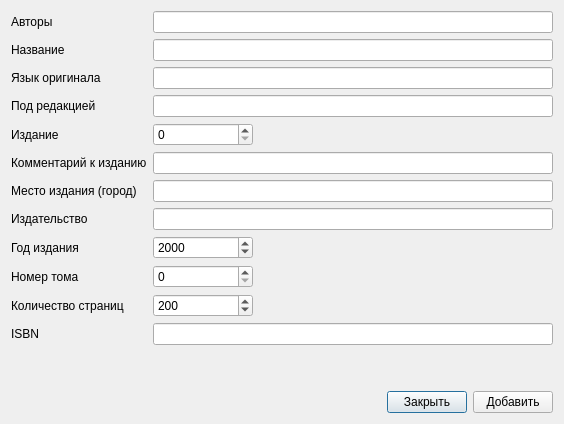
<?xml version="1.0" encoding="UTF-8"?>
<ui version="4.0">
 <class>RefBookDialog</class>
 <widget class="QDialog" name="RefBookDialog">
  <property name="geometry">
   <rect>
    <x>0</x>
    <y>0</y>
    <width>550</width>
    <height>373</height>
   </rect>
  </property>
  <property name="windowTitle">
   <string>biblref - Книга</string>
  </property>
  <layout class="QGridLayout" name="gridLayout_2">
   <property name="sizeConstraint">
    <enum>QLayout::SetFixedSize</enum>
   </property>
   <item row="0" column="0">
    <layout class="QGridLayout" name="gridLayout">
     <item row="0" column="0">
      <widget class="QLabel" name="label_3">
       <property name="text">
        <string>Авторы</string>
       </property>
      </widget>
     </item>
     <item row="0" column="1">
      <widget class="QLineEdit" name="lineEdit_authors">
       <property name="minimumSize">
        <size>
         <width>400</width>
         <height>0</height>
        </size>
       </property>
       <property name="toolTip">
        <string>Разделитель имен - точка с запятой, разделитель инициалов - пробел.
Пример: А. А. Артемов; A. Petrov</string>
       </property>
      </widget>
     </item>
     <item row="1" column="0">
      <widget class="QLabel" name="label">
       <property name="text">
        <string>Название</string>
       </property>
      </widget>
     </item>
     <item row="1" column="1">
      <widget class="QLineEdit" name="lineEdit_title">
       <property name="minimumSize">
        <size>
         <width>400</width>
         <height>0</height>
        </size>
       </property>
      </widget>
     </item>
     <item row="2" column="0">
      <widget class="QLabel" name="label_8">
       <property name="text">
        <string>Язык оригинала</string>
       </property>
      </widget>
     </item>
     <item row="2" column="1">
      <widget class="QLineEdit" name="lineEdit_language">
       <property name="minimumSize">
        <size>
         <width>400</width>
         <height>0</height>
        </size>
       </property>
       <property name="toolTip">
        <string>Пример: англ.</string>
       </property>
      </widget>
     </item>
     <item row="3" column="0">
      <widget class="QLabel" name="label_9">
       <property name="text">
        <string>Под редакцией</string>
       </property>
      </widget>
     </item>
     <item row="3" column="1">
      <widget class="QLineEdit" name="lineEdit_translators">
       <property name="minimumSize">
        <size>
         <width>400</width>
         <height>0</height>
        </size>
       </property>
       <property name="toolTip">
        <string>Разделитель имен - точка с запятой, разделитель инициалов - пробел.
Пример: С. В. Комарова; А. А. Петровой</string>
       </property>
      </widget>
     </item>
     <item row="4" column="0">
      <widget class="QLabel" name="label_11">
       <property name="text">
        <string>Издание</string>
       </property>
      </widget>
     </item>
     <item row="4" column="1">
      <layout class="QHBoxLayout" name="horizontalLayout_2">
       <item>
        <widget class="QSpinBox" name="spinBox_publication">
         <property name="minimumSize">
          <size>
           <width>100</width>
           <height>0</height>
          </size>
         </property>
         <property name="maximumSize">
          <size>
           <width>100</width>
           <height>16777215</height>
          </size>
         </property>
         <property name="toolTip">
          <string>0 - не включать информацию об издании в ссылку.</string>
         </property>
         <property name="maximum">
          <number>1000000</number>
         </property>
        </widget>
       </item>
       <item>
        <spacer name="horizontalSpacer_2">
         <property name="orientation">
          <enum>Qt::Horizontal</enum>
         </property>
         <property name="sizeHint" stdset="0">
          <size>
           <width>40</width>
           <height>20</height>
          </size>
         </property>
        </spacer>
       </item>
      </layout>
     </item>
     <item row="5" column="0">
      <widget class="QLabel" name="label_12">
       <property name="text">
        <string>Комментарий к изданию</string>
       </property>
      </widget>
     </item>
     <item row="5" column="1">
      <widget class="QLineEdit" name="lineEdit_comment">
       <property name="minimumSize">
        <size>
         <width>400</width>
         <height>0</height>
        </size>
       </property>
       <property name="toolTip">
        <string>Пример: исп. и перераб.</string>
       </property>
      </widget>
     </item>
     <item row="6" column="0">
      <widget class="QLabel" name="label_4">
       <property name="text">
        <string>Место издания (город)</string>
       </property>
      </widget>
     </item>
     <item row="6" column="1">
      <widget class="QLineEdit" name="lineEdit_city">
       <property name="minimumSize">
        <size>
         <width>400</width>
         <height>0</height>
        </size>
       </property>
      </widget>
     </item>
     <item row="7" column="0">
      <widget class="QLabel" name="label_5">
       <property name="text">
        <string>Издательство</string>
       </property>
      </widget>
     </item>
     <item row="7" column="1">
      <widget class="QLineEdit" name="lineEdit_publish">
       <property name="minimumSize">
        <size>
         <width>400</width>
         <height>0</height>
        </size>
       </property>
      </widget>
     </item>
     <item row="8" column="0">
      <widget class="QLabel" name="label_6">
       <property name="text">
        <string>Год издания</string>
       </property>
      </widget>
     </item>
     <item row="8" column="1">
      <layout class="QHBoxLayout" name="horizontalLayout_3">
       <item>
        <widget class="QSpinBox" name="spinBox_year">
         <property name="minimumSize">
          <size>
           <width>100</width>
           <height>0</height>
          </size>
         </property>
         <property name="maximumSize">
          <size>
           <width>100</width>
           <height>16777215</height>
          </size>
         </property>
         <property name="maximum">
          <number>3000</number>
         </property>
         <property name="value">
          <number>2000</number>
         </property>
        </widget>
       </item>
       <item>
        <spacer name="horizontalSpacer_3">
         <property name="orientation">
          <enum>Qt::Horizontal</enum>
         </property>
         <property name="sizeHint" stdset="0">
          <size>
           <width>40</width>
           <height>20</height>
          </size>
         </property>
        </spacer>
       </item>
      </layout>
     </item>
     <item row="9" column="0">
      <widget class="QLabel" name="label_10">
       <property name="text">
        <string>Номер тома</string>
       </property>
      </widget>
     </item>
     <item row="9" column="1">
      <layout class="QHBoxLayout" name="horizontalLayout_4">
       <item>
        <widget class="QSpinBox" name="spinBox_volume">
         <property name="minimumSize">
          <size>
           <width>100</width>
           <height>0</height>
          </size>
         </property>
         <property name="maximumSize">
          <size>
           <width>100</width>
           <height>16777215</height>
          </size>
         </property>
         <property name="toolTip">
          <string>0 - не включать информацию о томе в ссылку.</string>
         </property>
         <property name="maximum">
          <number>1000000</number>
         </property>
        </widget>
       </item>
       <item>
        <spacer name="horizontalSpacer_4">
         <property name="orientation">
          <enum>Qt::Horizontal</enum>
         </property>
         <property name="sizeHint" stdset="0">
          <size>
           <width>40</width>
           <height>20</height>
          </size>
         </property>
        </spacer>
       </item>
      </layout>
     </item>
     <item row="10" column="0">
      <widget class="QLabel" name="label_7">
       <property name="text">
        <string>Количество страниц</string>
       </property>
      </widget>
     </item>
     <item row="10" column="1">
      <layout class="QHBoxLayout" name="horizontalLayout_5">
       <item>
        <widget class="QSpinBox" name="spinBox_pages">
         <property name="minimumSize">
          <size>
           <width>100</width>
           <height>0</height>
          </size>
         </property>
         <property name="maximumSize">
          <size>
           <width>100</width>
           <height>16777215</height>
          </size>
         </property>
         <property name="minimum">
          <number>1</number>
         </property>
         <property name="maximum">
          <number>1000000</number>
         </property>
         <property name="value">
          <number>200</number>
         </property>
        </widget>
       </item>
       <item>
        <spacer name="horizontalSpacer_5">
         <property name="orientation">
          <enum>Qt::Horizontal</enum>
         </property>
         <property name="sizeHint" stdset="0">
          <size>
           <width>40</width>
           <height>20</height>
          </size>
         </property>
        </spacer>
       </item>
      </layout>
     </item>
     <item row="11" column="0">
      <widget class="QLabel" name="label_13">
       <property name="text">
        <string>ISBN</string>
       </property>
      </widget>
     </item>
     <item row="11" column="1">
      <widget class="QLineEdit" name="lineEdit_isbn">
       <property name="minimumSize">
        <size>
         <width>400</width>
         <height>0</height>
        </size>
       </property>
      </widget>
     </item>
    </layout>
   </item>
   <item row="2" column="0">
    <layout class="QHBoxLayout" name="horizontalLayout">
     <item>
      <spacer name="horizontalSpacer">
       <property name="orientation">
        <enum>Qt::Horizontal</enum>
       </property>
       <property name="sizeHint" stdset="0">
        <size>
         <width>40</width>
         <height>20</height>
        </size>
       </property>
      </spacer>
     </item>
     <item>
      <widget class="QPushButton" name="pushButton_close">
       <property name="text">
        <string>Закрыть</string>
       </property>
      </widget>
     </item>
     <item>
      <widget class="QPushButton" name="pushButton_add">
       <property name="text">
        <string>Добавить</string>
       </property>
      </widget>
     </item>
    </layout>
   </item>
   <item row="1" column="0">
    <spacer name="verticalSpacer">
     <property name="orientation">
      <enum>Qt::Vertical</enum>
     </property>
     <property name="sizeHint" stdset="0">
      <size>
       <width>20</width>
       <height>40</height>
      </size>
     </property>
    </spacer>
   </item>
  </layout>
 </widget>
 <tabstops>
  <tabstop>lineEdit_authors</tabstop>
  <tabstop>lineEdit_title</tabstop>
  <tabstop>lineEdit_language</tabstop>
  <tabstop>lineEdit_translators</tabstop>
  <tabstop>spinBox_publication</tabstop>
  <tabstop>lineEdit_comment</tabstop>
  <tabstop>lineEdit_city</tabstop>
  <tabstop>lineEdit_publish</tabstop>
  <tabstop>spinBox_year</tabstop>
  <tabstop>spinBox_volume</tabstop>
  <tabstop>spinBox_pages</tabstop>
  <tabstop>lineEdit_isbn</tabstop>
  <tabstop>pushButton_add</tabstop>
  <tabstop>pushButton_close</tabstop>
 </tabstops>
 <resources/>
 <connections>
  <connection>
   <sender>pushButton_close</sender>
   <signal>clicked()</signal>
   <receiver>RefBookDialog</receiver>
   <slot>hide()</slot>
   <hints>
    <hint type="sourcelabel">
     <x>413</x>
     <y>390</y>
    </hint>
    <hint type="destinationlabel">
     <x>274</x>
     <y>206</y>
    </hint>
   </hints>
  </connection>
 </connections>
</ui>
